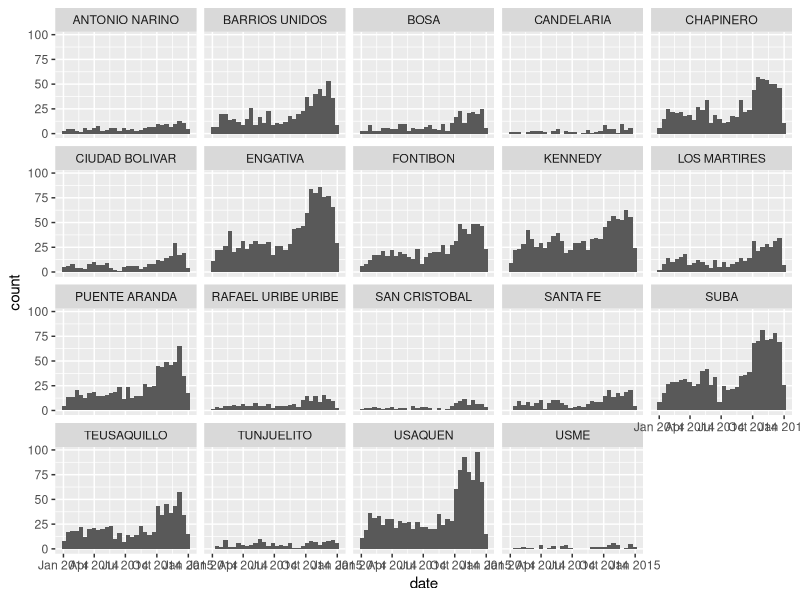
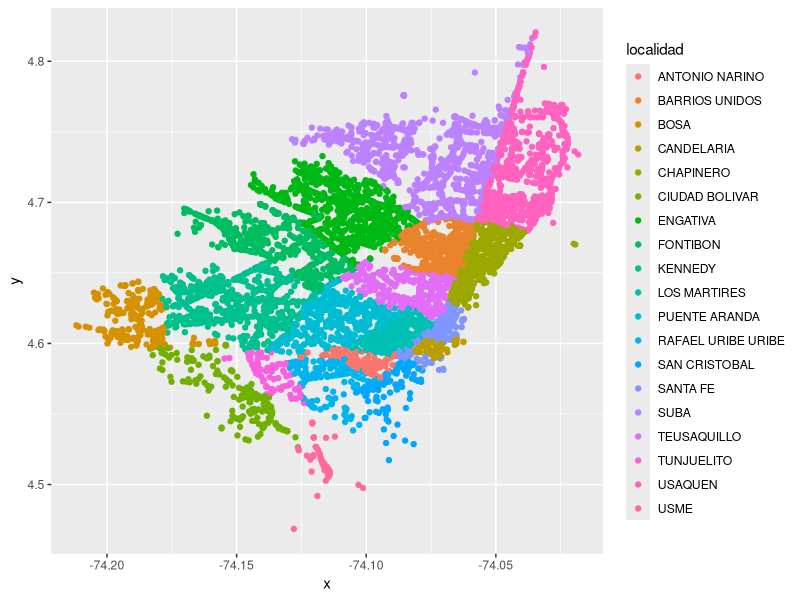
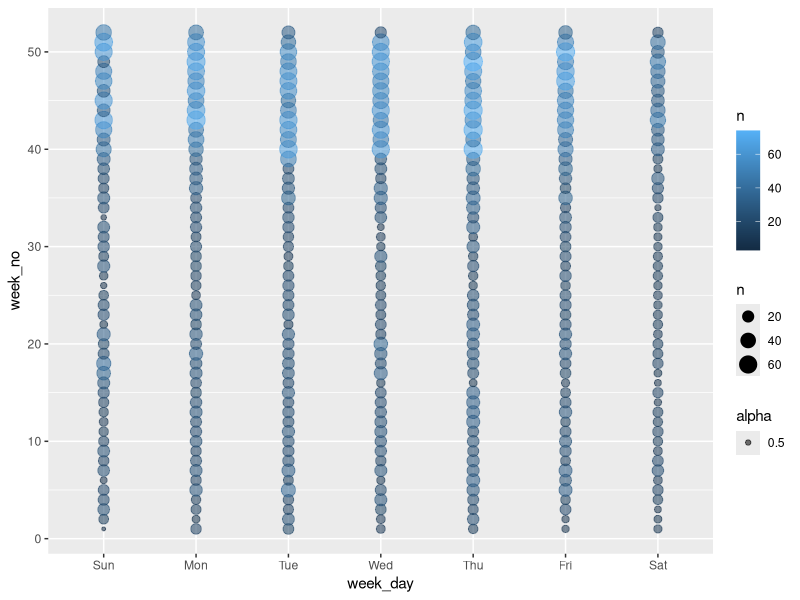
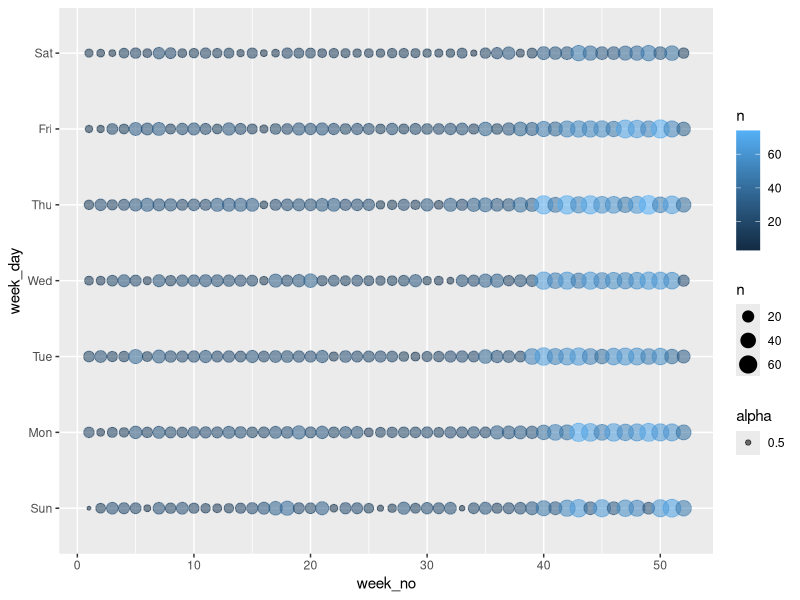
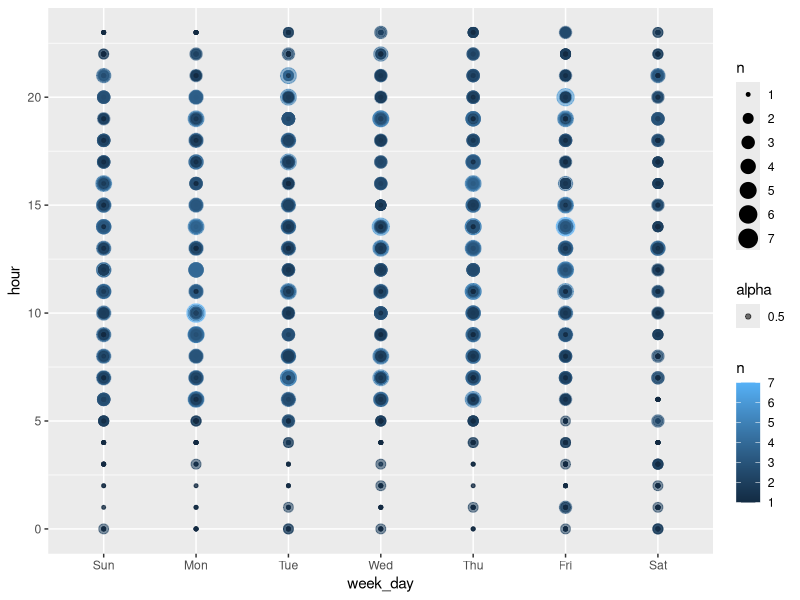
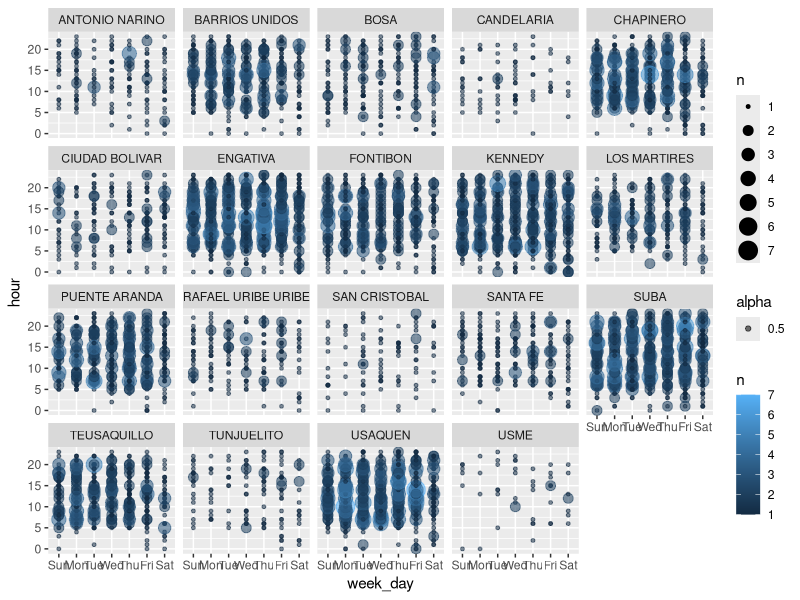
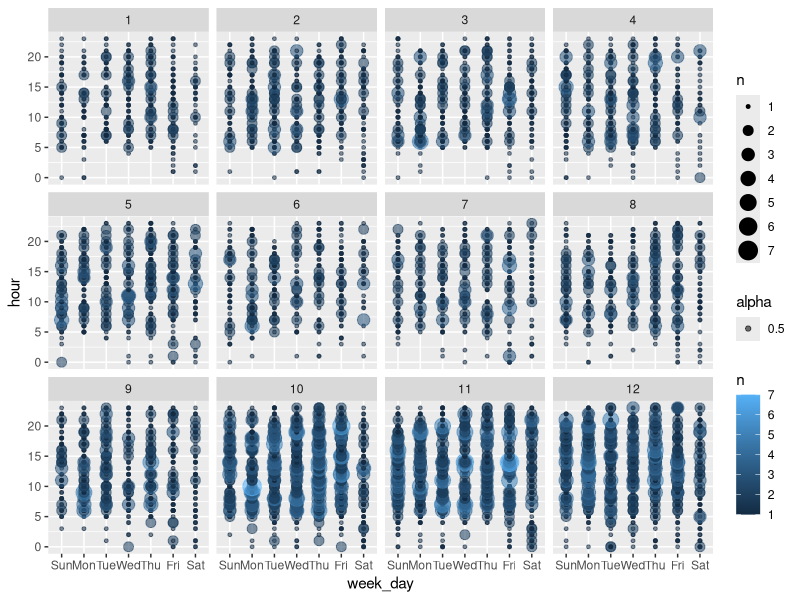
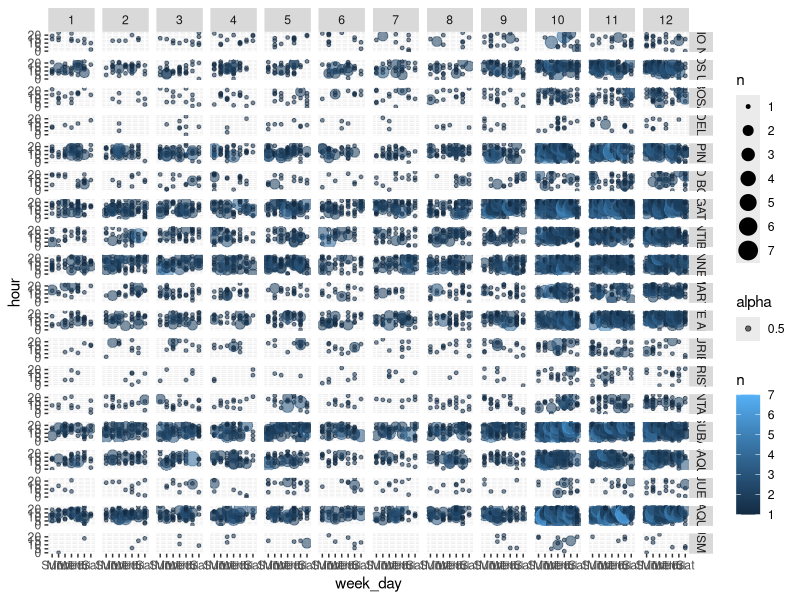

Source code (R) for these figures, in order:
## ---- chunk 1
library(tidyverse)
library(lubridate)
## ---- chunk 2
accidents_raw <- read_csv("data/Car_Accidents_2014_Bogota.csv")
accidents_raw
## ---- chunk 3
# The data is for one year (2014). If we want to filter by month (etc), need a `month` variable first. Could use **lubridate**, or `separate()` ...The former avoids 10/11/12 coming before 2/3/4/etc, but the latter should also be ok in plots if using integers

?separate

accidents <- accidents_raw %>%
  separate(fecha_ocurrencia, c("year", "month", "day"), "-", convert = TRUE) %>%
                                              # `convert` gets y&m&d as integers
    filter(year == 2014)                      # 17 rows from 2013 filtered out

accidents <- accidents %>%
  separate(hora_ocurrencia, c("hour", "minute", "second"), ":", convert = TRUE) %>%
    filter(hour != "1899-12-30")              # 9 rows filtered out

accidents                                     # (9973 rows x 17 cols)
## ---- chunk 4
# Just to get a sense of what's going on

accidents %>% count(the_geom)            # 6921 rows (so not unique)
accidents %>% count(the_geom) %>% count(n)  # 21 rows (1 to 22, without 18)
accidents %>% count(cartodb_id)          # 9973 rows (confirmed as unique)
accidents %>% count(codigo_accidente)    # 9973 rows (unique). Seem to be 5e+05 or 4e+06
accidents %>% count(month)               # 12 rows. `n` is 485-1584. Higher in Oct/Nov/Dec
accidents %>% count(hour)                # 24 rows. `n` is 51-722 (2am, 2pm)
accidents %>% count(gravedad)            # 3 rows. "CON HERIDOS", "CON MUERTOS", "SOLO DANOS"
accidents %>% count(objectid)            # 9973 rows (confirmed as unique)
accidents %>% count(localidad)           # 19 rows. `n` is 52-1176
accidents %>% count(municipio)           # 1 row ("BOGOTA"). `n` is 9973
accidents %>% count(clase)               # 7 rows. `n` is 1 ("INCENDIO") to 8494 ("CHOQUE")
## ---- chunk 5
accidents <- accidents %>%
  mutate(date = make_date(year, month, day), week_no = week(date), week_day = wday(date, label = TRUE), hour = as.numeric(hour), n = n())

accidents

ggplot(accidents, aes(date)) +
  geom_histogram() +
  facet_wrap(~ localidad)

ggplot(accidents, aes(x, y, colour = localidad)) +
  geom_point()
## ---- chunk 6
accidents2 <- accidents %>%
  group_by(week_no, week_day) %>%
  summarise(n = n())

accidents2

ggplot(accidents2, aes(week_day, week_no)) +
  geom_point(aes(colour = n, size = n, alpha = 0.5))

ggplot(accidents2, aes(week_no, week_day)) +
  geom_point(aes(colour = n, size = n, alpha = 0.5))
## ---- chunk 7
accidents3 <- accidents %>%
  group_by(month, week_day, hour, localidad) %>%
  summarise(n = n())

accidents3

ggplot(accidents3, aes(week_day, hour)) +
  geom_point(aes(colour = n, size = n, alpha = 0.5))

# Create a factor, to order the hours correctly (0-23) on the plot axis
# library(forcats)

# hour_levels <- c("0", "1", "2", "3", "4", "5", "6", "7", "8", "9", "10", "11", "12", "13", "14", "15", "16", "17", "18", "19", "20", "21", "22", "23")

# y1 <- factor(hour, levels = hour_levels)
# Couldn't fix an error here. Instead converted `hour` in `accidents` from <chr> to numeric
# y1

# ggplot(accidents3, aes(week_day, y1)) +
#   geom_point(aes(colour = n, size = n, alpha = 0.5))

ggplot(accidents3, aes(week_day, hour)) +
  geom_point(aes(colour = n, size = n, alpha = 0.5)) +
    facet_wrap(~ localidad)

ggplot(accidents3, aes(week_day, hour)) +
  geom_point(aes(colour = n, size = n, alpha = 0.5)) +
    facet_wrap(~ month)
## ---- chunk 8
ggplot(accidents3, aes(week_day, hour)) +
  geom_point(aes(colour = n, size = n, alpha = 0.5)) +
    facet_grid(localidad ~ month)

ggplot(accidents3, aes(week_day, hour)) +
  geom_point(aes(colour = n, size = n, alpha = 0.5)) +
    facet_grid(localidad ~ month)
